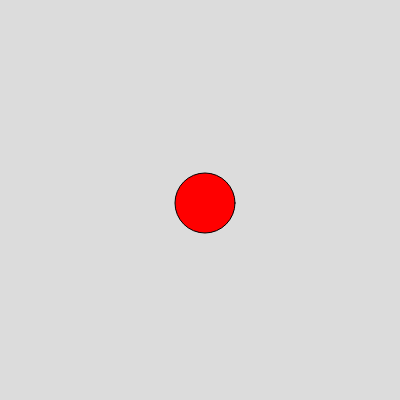
Frame 1 (no input)
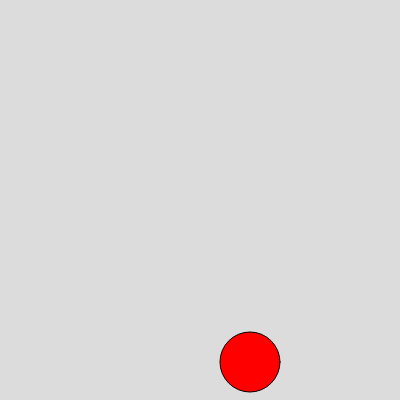
Frame 60 (no input)
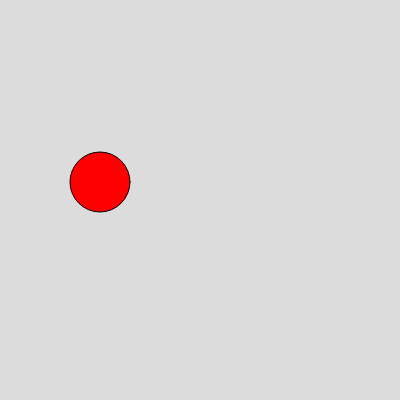
Frame 120 (the mouse pressed at the canvas centre since frame 60)

The p5.js sketch that drew these frames (run headless with seeded random() and noise() and a simulated clock; from frame 60 on, the mouse is pressed at the canvas centre):

// p5.js sketch
// ── sketch.js
let ball;

function setup() {
  createCanvas(400, 400);
  ball = new Ball(width / 2, height / 2, 30);
}

function draw() {
  background(220);
  ball.update();
  ball.display();
}

class Ball {
  constructor(x, y, radius) {
    this.x = x;
    this.y = y;
    this.radius = radius;
    this.xSpeed = 5;
    this.ySpeed = 3;
  }

  update() {
    this.x += this.xSpeed;
    this.y += this.ySpeed;

    if (this.x > width - this.radius || this.x < this.radius) {
      this.xSpeed *= -1;
    }

    if (this.y > height - this.radius || this.y < this.radius) {
      this.ySpeed *= -1;
    }
  }

  display() {
    fill(255, 0, 0);
    ellipse(this.x, this.y, this.radius * 2, this.radius * 2);
  }
}
